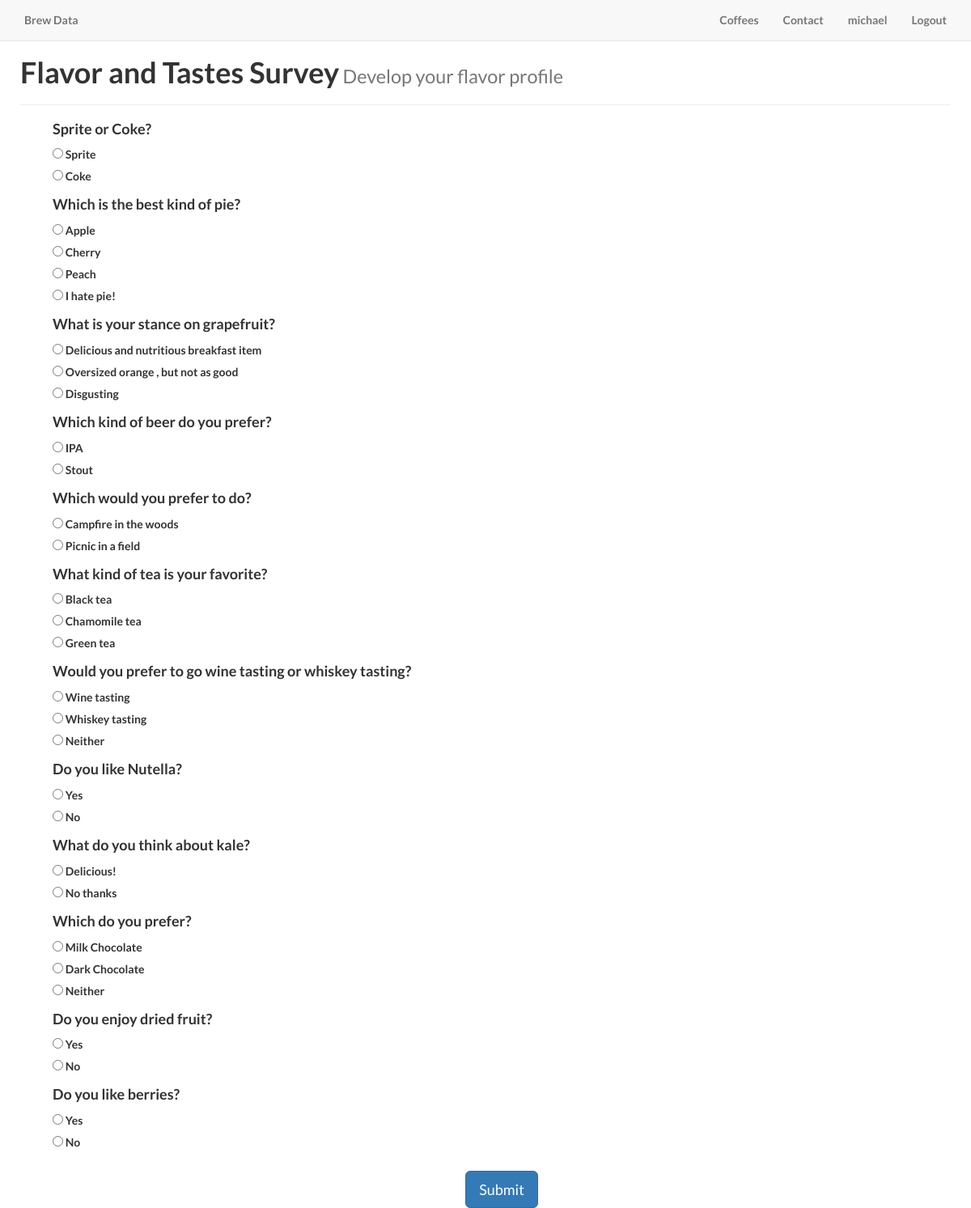
Page /survey/ (signed in) on the committed database.
### coffee/models.py (models this page shows, shortened)
class Question(models.Model):
    question_text = models.CharField(max_length=200)
    pub_date = models.DateTimeField('date published')
    id = models.AutoField(primary_key=True)
    description = models.CharField(max_length=300, blank=True, null=True)

class Choice(models.Model):
    question = models.ForeignKey(Question)
    choice_text = models.CharField(max_length=200)
    id = models.AutoField(primary_key=True)
    description = models.CharField(max_length=300, blank=True, null=True)

### coffee/views.py (the view)
# urls.py: url(r'^survey/$', views.survey, name='survey'),
def survey(request):
    if not request.user.is_authenticated():
        return HttpResponseRedirect(reverse('login'))
    question_list = Question.objects.order_by('-pub_date')
    context = {
            'question_list': question_list,
        }
    return render(request, 'coffee/survey.html', context)

### coffee/templates/coffee/survey.html (shortened to what this page needs)
{% extends "coffee/base.html" %}
{% load staticfiles %}
{% block content %}
 <div class="page-header">
    <h1>Flavor and Tastes Survey<small> Develop your flavor profile</small></h1>
 </div>
 <form action="{% url 'submit' %}" method="post">
   {% for question in question_list %}
      <h4>{{ question.question_text }} </h4>
      <fieldset id="{{ question.id }}">
      {% for choice in question.choice_set.all %}
         <input type="radio" name="{{ question.id }}" id="choice{{ forloop.counter }}" value="{{ choice.id }}" />
         <label for="choice{{ forloop.counter }}">{{ choice.choice_text }} </label><br />
      {% endfor %}
      </fieldset>
   {% endfor %}
   <br/>
   <div style="text-align:center;">
      <input class="btn btn-primary btn-lg" type="submit" value="Submit"/>
   </div>
</form>
{% endblock %}

### coffee/templates/coffee/base.html (shortened to what this page needs)
{% load staticfiles %}
{% load bootstrap3 %}
{% bootstrap_css %}
<head>
    <link href="{% static 'coffee/css/landing-page.css' %}" rel="stylesheet">
    <link href="{% static 'coffee/font-awesome/css/font-awesome.min.css' %}" rel="stylesheet" type="text/css">
</head>
<body>
    <nav class="navbar navbar-default navbar-fixed-top topnav" role="navigation">
        <div class="container topnav">
            <div class="navbar-header">
                <a class="navbar-brand topnav" href="{% url 'index' %}">Brew Data</a>
            </div>
            <div class="collapse navbar-collapse" id="bs-example-navbar-collapse-1">
                <ul class="nav navbar-nav navbar-right">
                    <li>
                       <a href="{% url 'coffees' %}">Coffees</a>
                    <li>
                       <a href="#" data-toggle="modal" data-target=".bd-example-modal-sm">Contact</a>
                    </li>
                    {% if user.is_authenticated %}
                    <li>
                       <a href="{% url 'profile' %}">{{ user.username }}</a>
                    </li>
                    <li>
                       <a href="{% url 'logout' %}">Logout</a>
                    </li>
                    {% else %}
                    <li>
                        <a href="{% url 'login' %}">Login</a>
                    </li>
                    {% endif %}
                </ul>
            </div>
        </div>
    </nav>
    {% block content %}{% endblock %}
</body>

### coffee/static/coffee/css/landing-page.css (style rules this page uses)
body, html { width: 100%; height: 100%; }
body, h1, h2, h3, h4, h5, h6 { font-family: "Lato","Helvetica Neue",Helvetica,Arial,sans-serif; font-weight: 700; }
.topnav { font-size: 14px; }

### coffee/templates/coffee/base.html (style rules this page uses)
body { padding-top: 30px; }
body { padding-left: 25px; padding-right: 25px; }

### coffee/templates/coffee/survey.html (style rules this page uses)
form { padding-left: 40px; }

### rows in the picture
Question: question_text "Sprite or Coke?"
Choice: choice_text "Sprite"
Choice: choice_text "Coke"
Question: question_text "Which is the best kind of pie?"
Choice: choice_text "Apple"
Choice: choice_text "Cherry"
Choice: choice_text "Peach"
Choice: choice_text "I hate pie!"
Question: question_text "What is your stance on grapefruit?"
Choice: choice_text "Delicious and nutritious breakfast item"
Choice: choice_text "Oversized orange , but not as good"
Choice: choice_text "Disgusting"
Question: question_text "Which kind of beer do you prefer?"
Choice: choice_text "IPA"
Choice: choice_text "Stout"
Question: question_text "Which would you prefer to do?"
Choice: choice_text "Campfire in the woods"
Choice: choice_text "Picnic in a field"
Question: question_text "What kind of tea is your favorite?"
Choice: choice_text "Black tea"
Choice: choice_text "Chamomile tea"
Choice: choice_text "Green tea"
Question: question_text "Would you prefer to go wine tasting or whiskey tasting?"
Choice: choice_text "Wine tasting"
Choice: choice_text "Whiskey tasting"
Choice: choice_text "Neither"
Question: question_text "Do you like Nutella?"
Choice: choice_text "Yes"
Choice: choice_text "No"
Question: question_text "What do you think about kale?"
Choice: choice_text "Delicious!"
Choice: choice_text "No thanks"
Question: question_text "Which do you prefer?"
Choice: choice_text "Milk Chocolate"
Choice: choice_text "Dark Chocolate"
Choice: choice_text "Neither"
Question: question_text "Do you enjoy dried fruit?"
Choice: choice_text "Yes"
Choice: choice_text "No"
Question: question_text "Do you like berries?"
Choice: choice_text "Yes"
Choice: choice_text "No"

### other values in the picture
{{ user.username }} "michael"
